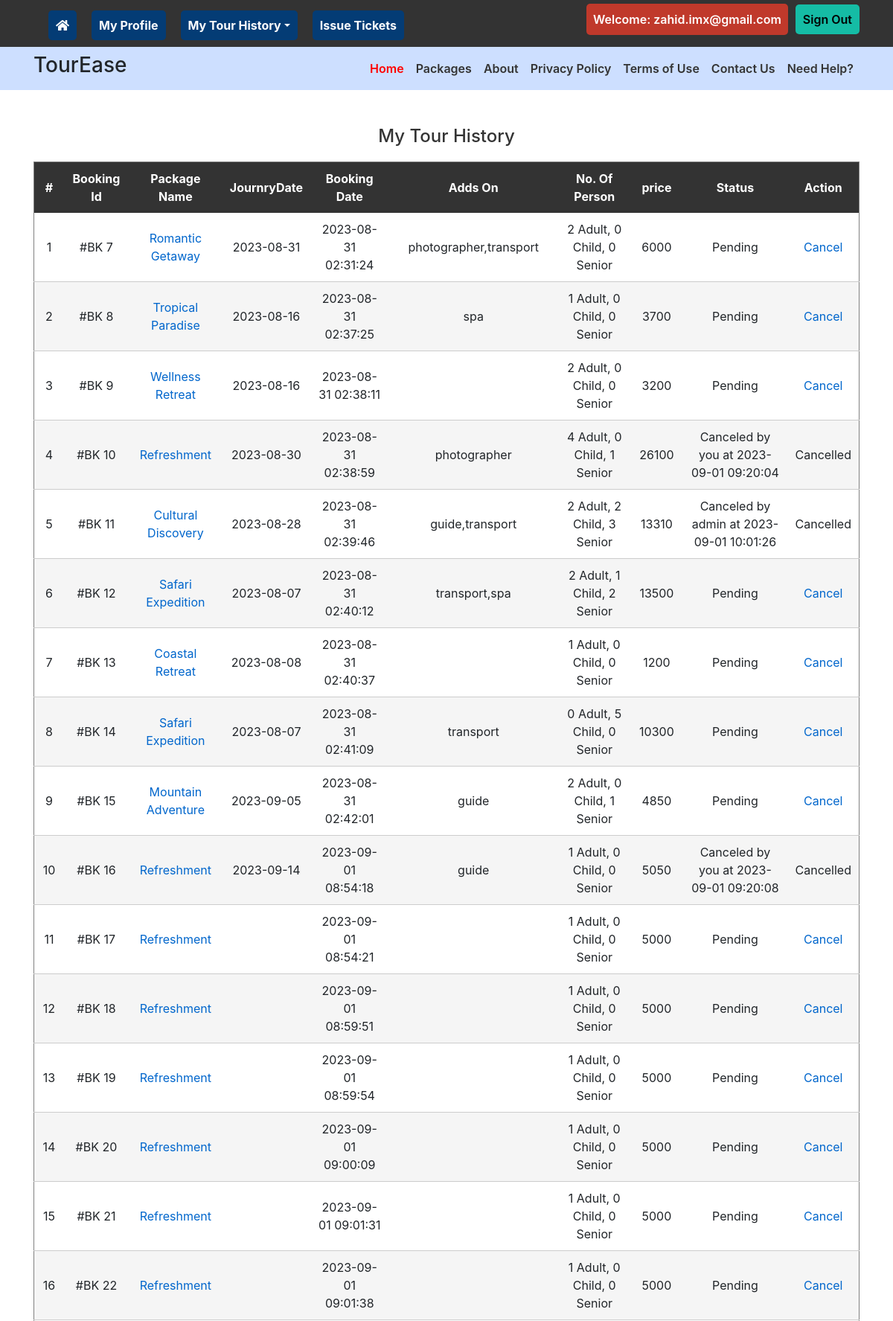
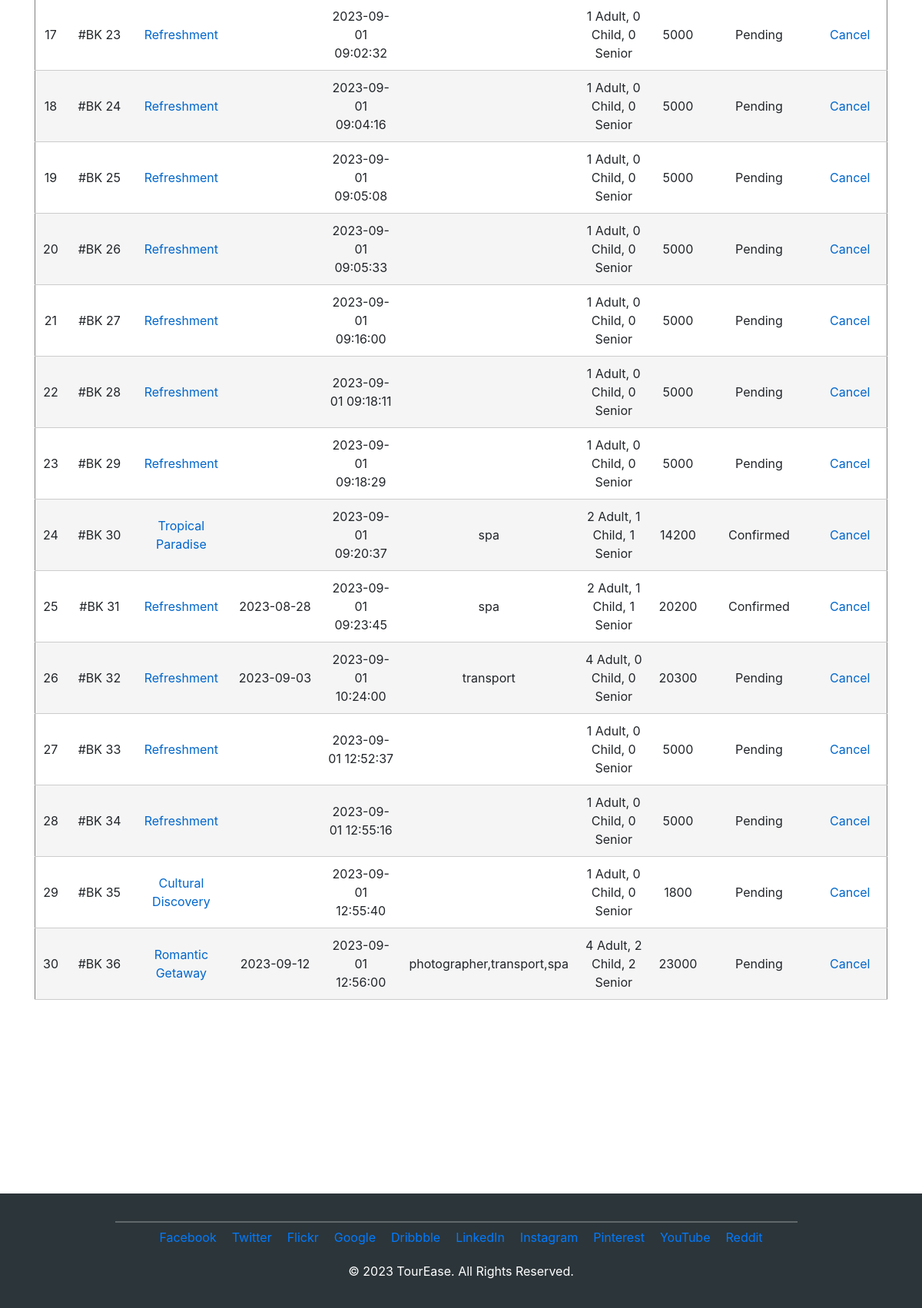
Screenshot of /tour-history.php (signed in) with the database file from the repository (2 pictures, top to bottom).
### tables this page shows
CREATE TABLE `tblbooking` (
  `BookingId` int(11) NOT NULL,
  `PackageId` int(11) DEFAULT NULL,
  `UserEmail` varchar(100) DEFAULT NULL,
  `FromDate` varchar(100) DEFAULT NULL,
  `RegDate` timestamp NULL DEFAULT current_timestamp(),
  `status` int(11) DEFAULT NULL,
  `CancelledBy` varchar(5) DEFAULT NULL,
  `UpdationDate` timestamp NULL DEFAULT NULL ON UPDATE current_timestamp(),
  `addsOn` text DEFAULT NULL,
  `pkgtype` varchar(25) DEFAULT NULL,
  `child` int(11) DEFAULT NULL,
  `adult` int(11) DEFAULT NULL,
  `senior` int(11) DEFAULT NULL,
  `total` float DEFAULT NULL
);

CREATE TABLE `tbltourpackages` (
  `PackageId` int(11) NOT NULL,
  `PackageName` varchar(200) DEFAULT NULL,
  `PackageType` varchar(150) DEFAULT NULL,
  `PackageLocation` varchar(100) DEFAULT NULL,
  `PackagePrice` int(11) DEFAULT NULL,
  `PackageFetures` varchar(255) DEFAULT NULL,
  `PackageDetails` longtext DEFAULT NULL,
  `PackageInfo` longtext DEFAULT NULL,
  `PackageImage` varchar(100) DEFAULT NULL,
  `Creationdate` timestamp NULL DEFAULT current_timestamp(),
  `UpdationDate` timestamp NULL DEFAULT NULL ON UPDATE current_timestamp()
);

### tour-history.php (the view, shortened to what this page needs)
<?php
include('includes/config.php');
if (strlen($_SESSION['login']) == 0) {
	header('location:index.php');
} else {
	?>
	<!DOCTYPE HTML>
	<html>
	<head>
		<link href="css/bootstrap.min.css" rel="stylesheet" type="text/css" media="all">
		<link href="css/font-awesome.min.css" rel="stylesheet" type="text/css" media="all">
		<link href="css/mystyle.css" rel="stylesheet" type="text/css" />
		<link rel="stylesheet" href="https://maxcdn.bootstrapcdn.com/bootstrap/4.5.2/css/bootstrap.min.css">
		<link rel="stylesheet" href="https://maxcdn.bootstrapcdn.com/bootstrap/5.3.0/css/bootstrap.min.css">
		<link rel="stylesheet" href="https://cdn.jsdelivr.net/npm/bootstrap@5.3.0/dist/css/bootstrap.min.css" />
	</head>
	<body>
		<div class="top-header">
			<?php include('includes/header.php'); ?>
			<br><br>
			<div class="privacy">
				<div class="container">
					<h3 class="wow fadeInDown animated animated text-center" data-wow-delay=".5s"
						style="visibility: visible; animation-delay: 0.5s; animation-name: fadeInDown;">My Tour History</h3>
					<form name="chngpwd" method="post" onSubmit="return valid();">
						<p>
						<table  class="text-center new-table align-self-center align-items-center" width="100%"
							border="1" >
							<tr align="center">
								<th>#</th>
								<th>Booking Id</th>
								<th>Package Name</th>
								<th>JournryDate</th>
								<th>Booking Date</th>
								<th>Adds On</th>
								<th>No. Of Person</th>
								<th>price</th>
								<th>Status</th>
								<th>Action</th>
							</tr>
							<?php
							$uemail = $_SESSION['login'];
							$sql = "SELECT tblbooking.BookingId as bookid,tblbooking.PackageId as pkgid,tbltourpackages.PackageName as packagename,tblbooking.FromDate as fromdate,tblbooking.status as status,tblbooking.RegDate as regdate,tblbooking.CancelledBy as cancelby,tblbooking.UpdationDate as upddate,tblbooking.addsOn as addOn,tblbooking.child as child,tblbooking.adult as adult,tblbooking.senior as senior,tblbooking.total as price from tblbooking join tbltourpackages on tbltourpackages.PackageId=tblbooking.PackageId where UserEmail=:uemail";
							$query = $dbh->prepare($sql);
							$query->bindParam(':uemail', $uemail, PDO::PARAM_STR);
							$query->execute();
							$results = $query->fetchAll(PDO::FETCH_OBJ);
							$cnt = 1;
							if ($query->rowCount() > 0) {
								foreach ($results as $result) { ?>
									<tr align="center">
										<td>
											<?php echo htmlentities($cnt); ?>
										</td>
										<td>#BK
											<?php echo htmlentities($result->bookid); ?>
										</td>
										<td><a href="package-details.php?pkgid=<?php echo htmlentities($result->pkgid); ?>"><?php echo htmlentities($result->packagename); ?></a></td>
										<td>
											<?php echo htmlentities($result->fromdate); ?>
										</td>
										<td>
											<?php echo htmlentities($result->regdate); ?>
										</td>
										<td>
											<?php echo htmlentities($result->addOn); ?>
										</td>
										<td>
											<?php echo htmlentities($result->adult); ?> Adult,
											<?php echo htmlentities($result->child); ?> Child,
											<?php echo htmlentities($result->senior); ?> Senior
										</td>
										<td>
											<?php echo htmlentities($result->price); ?>
										</td>
										<td>
											<?php if ($result->status == 0) {
												echo "Pending";
											}
											if ($result->status == 1) {
												echo "Confirmed";
											}
											if ($result->status == 2 and $result->cancelby == 'u') {
												echo "Canceled by you at " . $result->upddate;
											}
											if ($result->status == 2 and $result->cancelby == 'a') {
												echo "Canceled by admin at " . $result->upddate;
											}
											?>
										</td>
										<?php if ($result->status == 2) {
											?>
											<td>Cancelled</td>
										<?php } else { ?>
											<td><a href="tour-history.php?bkid=<?php echo htmlentities($result->bookid); ?>"
													onclick="return confirm('Do you really want to cancel booking')">Cancel</a></td>
										<?php } ?>
									</tr>
									<?php $cnt = $cnt + 1;
								}
							} ?>
						</table>
						</p>
					</form>
				</div>
			</div>
			<br><br><br><br><br><br><br><br><br>
			<?php include('includes/footer.php'); ?>
	</body>
	</html>
<?php } ?>

### css/mystyle.css (style rules this page uses)
body, h1, h2, h3, h4, p, ul, li { margin: 0; padding: 0; list-style: none; }
.top-header { background-color: #333!important; color: #fff; }

### tour-history.php (style rules this page uses)
body, h1, h2, h3, h4, h5, h6, p, table { margin: 0; padding: 0; }
.container { text-align: center; }
.privacy h3 { margin-bottom: 20px; font-size: 24px; color: #333; }
.privacy table th { background-color: #333; color: #fff; padding: 10px; }
.privacy table td { padding: 10px; border: none; border-bottom: 1px solid #ccc; }
.privacy table td a { color: #0066cc; text-decoration: none; }
.privacy table tr:nth-child(odd) { background-color: #f5f5f5; }

### includes/footer.php (style rules this page uses)
.container { border-radius: 10px!important; }

### rows the page displays
tblbooking: BookingId "7", PackageId.PackageName "Romantic Getaway", FromDate "2023-08-31", RegDate "2023-08-31 02:31:24", addsOn "photographer,transport", adult "2", child "0", senior "0", total "6000", status "Pending"
tblbooking: BookingId "8", PackageId.PackageName "Tropical Paradise", FromDate "2023-08-16", RegDate "2023-08-31 02:37:25", addsOn "spa", adult "1", child "0", senior "0", total "3700", status "Pending"
tblbooking: BookingId "9", PackageId.PackageName "Wellness Retreat", FromDate "2023-08-16", RegDate "2023-08-31 02:38:11", adult "2", child "0", senior "0", total "3200", status "Pending"
tblbooking: BookingId "10", PackageId.PackageName "Refreshment", FromDate "2023-08-30", RegDate "2023-08-31 02:38:59", addsOn "photographer", adult "4", child "0", senior "1", total "26100", UpdationDate "2023-09-01 09:20:04", status "Cancelled"
tblbooking: BookingId "11", PackageId.PackageName "Cultural Discovery", FromDate "2023-08-28", RegDate "2023-08-31 02:39:46", addsOn "guide,transport", adult "2", child "2", senior "3", total "13310", UpdationDate "2023-09-01 10:01:26", status "Cancelled"
tblbooking: BookingId "12", PackageId.PackageName "Safari Expedition", FromDate "2023-08-07", RegDate "2023-08-31 02:40:12", addsOn "transport,spa", adult "2", child "1", senior "2", total "13500", status "Pending"
tblbooking: BookingId "13", PackageId.PackageName "Coastal Retreat", FromDate "2023-08-08", RegDate "2023-08-31 02:40:37", adult "1", child "0", senior "0", total "1200", status "Pending"
tblbooking: BookingId "14", PackageId.PackageName "Safari Expedition", FromDate "2023-08-07", RegDate "2023-08-31 02:41:09", addsOn "transport", adult "0", child "5", senior "0", total "10300", status "Pending"
tblbooking: BookingId "15", PackageId.PackageName "Mountain Adventure", FromDate "2023-09-05", RegDate "2023-08-31 02:42:01", addsOn "guide", adult "2", child "0", senior "1", total "4850", status "Pending"
tblbooking: BookingId "16", PackageId.PackageName "Refreshment", FromDate "2023-09-14", RegDate "2023-09-01 08:54:18", addsOn "guide", adult "1", child "0", senior "0", total "5050", UpdationDate "2023-09-01 09:20:08", status "Cancelled"
tblbooking: BookingId "17", PackageId.PackageName "Refreshment", RegDate "2023-09-01 08:54:21", adult "1", child "0", senior "0", total "5000", status "Pending"
tblbooking: BookingId "18", PackageId.PackageName "Refreshment", RegDate "2023-09-01 08:59:51", adult "1", child "0", senior "0", total "5000", status "Pending"
tblbooking: BookingId "19", PackageId.PackageName "Refreshment", RegDate "2023-09-01 08:59:54", adult "1", child "0", senior "0", total "5000", status "Pending"
tblbooking: BookingId "20", PackageId.PackageName "Refreshment", RegDate "2023-09-01 09:00:09", adult "1", child "0", senior "0", total "5000", status "Pending"
tblbooking: BookingId "21", PackageId.PackageName "Refreshment", RegDate "2023-09-01 09:01:31", adult "1", child "0", senior "0", total "5000", status "Pending"
tblbooking: BookingId "22", PackageId.PackageName "Refreshment", RegDate "2023-09-01 09:01:38", adult "1", child "0", senior "0", total "5000", status "Pending"
tblbooking: BookingId "23", PackageId.PackageName "Refreshment", RegDate "2023-09-01 09:02:32", adult "1", child "0", senior "0", total "5000", status "Pending"
tblbooking: BookingId "24", PackageId.PackageName "Refreshment", RegDate "2023-09-01 09:04:16", adult "1", child "0", senior "0", total "5000", status "Pending"
tblbooking: BookingId "25", PackageId.PackageName "Refreshment", RegDate "2023-09-01 09:05:08", adult "1", child "0", senior "0", total "5000", status "Pending"
tblbooking: BookingId "26", PackageId.PackageName "Refreshment", RegDate "2023-09-01 09:05:33", adult "1", child "0", senior "0", total "5000", status "Pending"
tblbooking: BookingId "27", PackageId.PackageName "Refreshment", RegDate "2023-09-01 09:16:00", adult "1", child "0", senior "0", total "5000", status "Pending"
tblbooking: BookingId "28", PackageId.PackageName "Refreshment", RegDate "2023-09-01 09:18:11", adult "1", child "0", senior "0", total "5000", status "Pending"
tblbooking: BookingId "29", PackageId.PackageName "Refreshment", RegDate "2023-09-01 09:18:29", adult "1", child "0", senior "0", total "5000", status "Pending"
tblbooking: BookingId "30", PackageId.PackageName "Tropical Paradise", RegDate "2023-09-01 09:20:37", addsOn "spa", adult "2", child "1", senior "1", total "14200", status "Confirmed"
tblbooking: BookingId "31", PackageId.PackageName "Refreshment", FromDate "2023-08-28", RegDate "2023-09-01 09:23:45", addsOn "spa", adult "2", child "1", senior "1", total "20200", status "Confirmed"
tblbooking: BookingId "32", PackageId.PackageName "Refreshment", FromDate "2023-09-03", RegDate "2023-09-01 10:24:00", addsOn "transport", adult "4", child "0", senior "0", total "20300", status "Pending"
tblbooking: BookingId "33", PackageId.PackageName "Refreshment", RegDate "2023-09-01 12:52:37", adult "1", child "0", senior "0", total "5000", status "Pending"
tblbooking: BookingId "34", PackageId.PackageName "Refreshment", RegDate "2023-09-01 12:55:16", adult "1", child "0", senior "0", total "5000", status "Pending"
tblbooking: BookingId "35", PackageId.PackageName "Cultural Discovery", RegDate "2023-09-01 12:55:40", adult "1", child "0", senior "0", total "1800", status "Pending"
tblbooking: BookingId "36", PackageId.PackageName "Romantic Getaway", FromDate "2023-09-12", RegDate "2023-09-01 12:56:00", addsOn "photographer,transport,spa", adult "4", child "2", senior "2", total "23000", status "Pending"

### other values shown
$_SESSION['login'] "zahid.imx@gmail.com"
